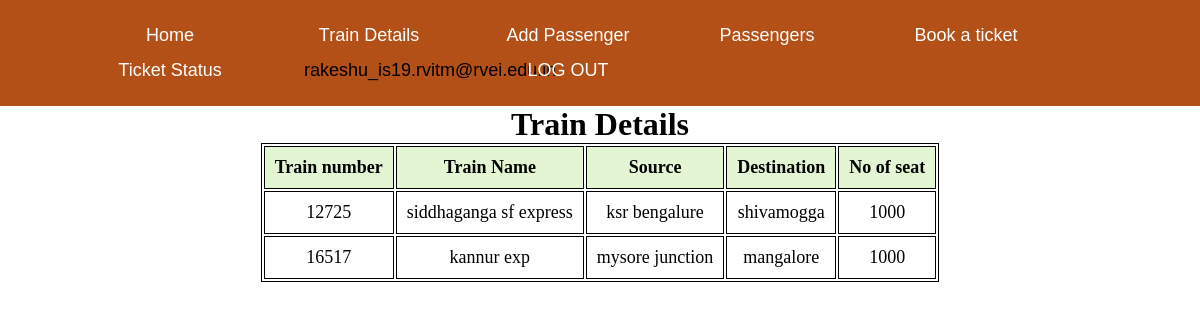
Screenshot of /traindetails.php (signed in) with the database file from the repository.
### tables this page shows
CREATE TABLE `train` (
  `train_no` int(10) NOT NULL,
  `name` varchar(30) NOT NULL,
  `source` varchar(30) NOT NULL,
  `destination` varchar(30) NOT NULL,
  `avb_seats` int(100) NOT NULL
);

### traindetails.php (the view, shortened to what this page needs)
<?php
$conn = mysqli_connect("localhost","root","","reservation");
$sql = "SELECT * FROM TRAIN";
$result=$conn->query($sql);
?>
<!DOCTYPE html>
<html lang="en">
<head>
</head>
<body>
<?php
include("header.php"); ?>
<section>
        <h1>Train  Details</h1>
        <table>
            <tr>
                <th>Train number</th>
                <th>Train Name</th>
                <th>Source</th>
                <th>Destination</th>
                <th>No of seat</th>
            </tr>
            <?php
                while($rows=$result->fetch_assoc())
                {
             ?>
            <tr>
                <td><?php echo $rows['train_no'];?></td>
                <td><?php echo $rows['name'];?></td>
                <td><?php echo $rows['source'];?></td>
                <td><?php echo $rows['destination'];?></td>
                <td><?php echo $rows['avb_seats'];?></td>
            </tr>
            <?php
                }
             ?>
        </table>
    </section>
</body>
</html>

### css/header.css (style rules this page uses)
* { margin:0px; }

### traindetails.php (style rules this page uses)
table { margin: 0 auto; font-size: large; border: 1px solid black; }
h1 { text-align: center; color: black; font-size: xx-large; font-family: 'Gill Sans', 'Gill Sans MT', ' Calibri', 'Trebuchet MS', 'sans-serif'; }
td { background-color: white; border: 1px solid black; }
th, td { font-weight: bold; border: 1px solid black; padding: 10px; text-align: center; }
th { background-color:#E4F5D4; }
td { font-weight: lighter; }
html { background: url(https://cdn.pixabay.com/photo/2012/10/25/23/18/train-62849_960_720.jpg) no-repeat center center fixed; -webkit-background-size: cover; -moz-background-size: cover; -o-background-size: cover; background-size: cover; }

### rows the page displays
train: train_no "12725", name "siddhaganga sf express", source "ksr bengalure", destination "shivamogga", avb_seats "1000"
train: train_no "16517", name "kannur exp", source "mysore junction", destination "mangalore", avb_seats "1000"

### other values shown
$_SESSION['user_info'] "rakeshu_is19.rvitm@rvei.edu.in"
